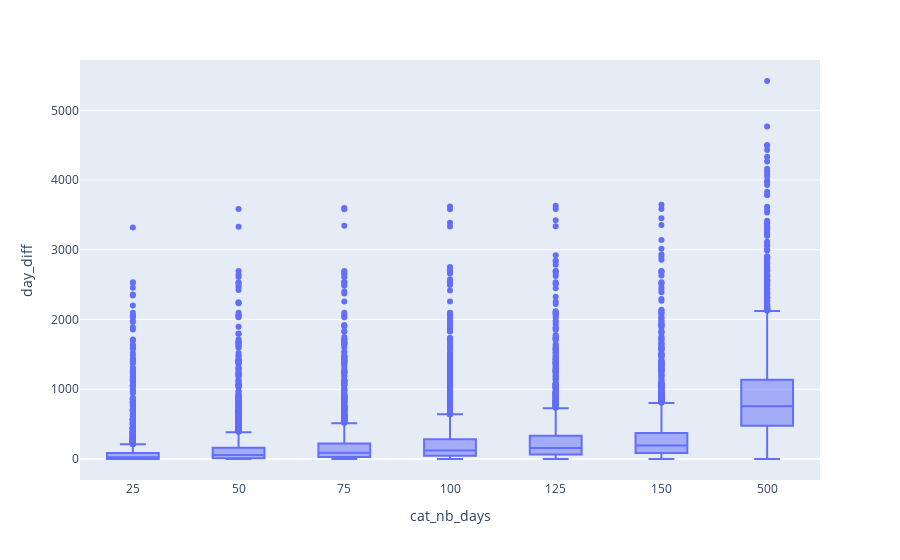

Write notebook code for a chart like this one.
### Code cell
fig = px.box(users_melt, x="cat_nb_days", y="day_diff")
fig.show()
#fig.write_html("day_diff.html")

### Figure 1 — Plotly figure (JSON) as saved in the notebook; plotly's stock layout.template omitted (floating-point values rounded to 4 significant figures; data arrays with more than 128 entries replaced by an {"elided": "..."} marker saying what was removed)
{"data": [{"alignmentgroup": "True", "hovertemplate": "cat_nb_days=%{x}<br>day_diff=%{y}<extra></extra>", "legendgroup": "", "marker": {"color": "#636efa"}, "name": "", "notched": false, "offsetgroup": "", "orientation": "v", "showlegend": false, "type": "box", "x": {"elided": "15624 str values"}, "x0": " ", "xaxis": "x", "y": {"elided": "15624 int values"}, "y0": " ", "yaxis": "y"}], "layout": {"boxmode": "group", "legend": {"tracegroupgap": 0}, "margin": {"t": 60}, "xaxis": {"anchor": "y", "domain": [0, 1], "title": {"text": "cat_nb_days"}}, "yaxis": {"anchor": "x", "domain": [0, 1], "title": {"text": "day_diff"}}}}
